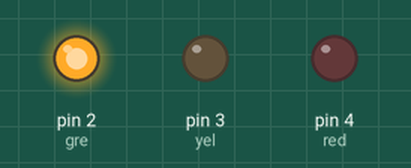
Recording of a sketch running on a simulated Arduino Uno, built with avr-gcc and run on an emulated ATmega328P. Parts: output pins drawn as LEDs (lit = HIGH).

Above: at 10.0 s.
At 25.0 s:
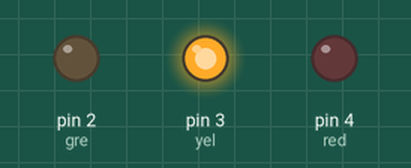
At 37.5 s:
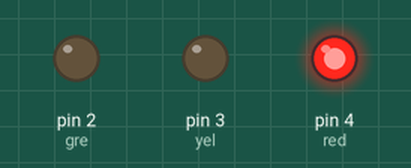
Timing chart, 0 to 58.5 s (numbered marks = the images above):
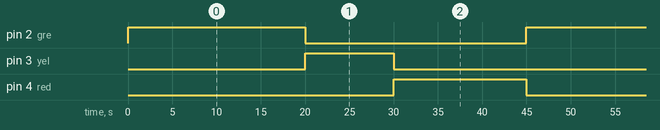

Measured:
- by itself, pin 2 (gre): alternates HIGH for 20.0 s and LOW for 25.0 s
- by itself, pin 3 (yel): alternates HIGH for 10.0 s and LOW for 35.0 s
- by itself, pin 4 (red): alternates HIGH for 15.0 s and LOW for 30.0 s

The sketch:

Prog03.ino
```cpp
#define red 4
#define yel  3
#define gre  2
int actual;
int last;
int next;
int time;

void setup(){
  pinMode(red, OUTPUT);
  pinMode(yel, OUTPUT);
  pinMode(gre, OUTPUT);
  actual = gre;
}

void loop(){
  call();
  digitalWrite(actual, HIGH);
  digitalWrite(last, LOW);
  delay(time * 1000);
  change();
}

void call(){
  if(actual == red){
    next = gre;
    time = 15;
  }

  if(actual == gre){
    next = yel;
    time = 20;
  }

  if(actual == yel){
    next = red;
    time = 10;
  }
}

void change() {
  last = actual;
  actual = next;
}
```
